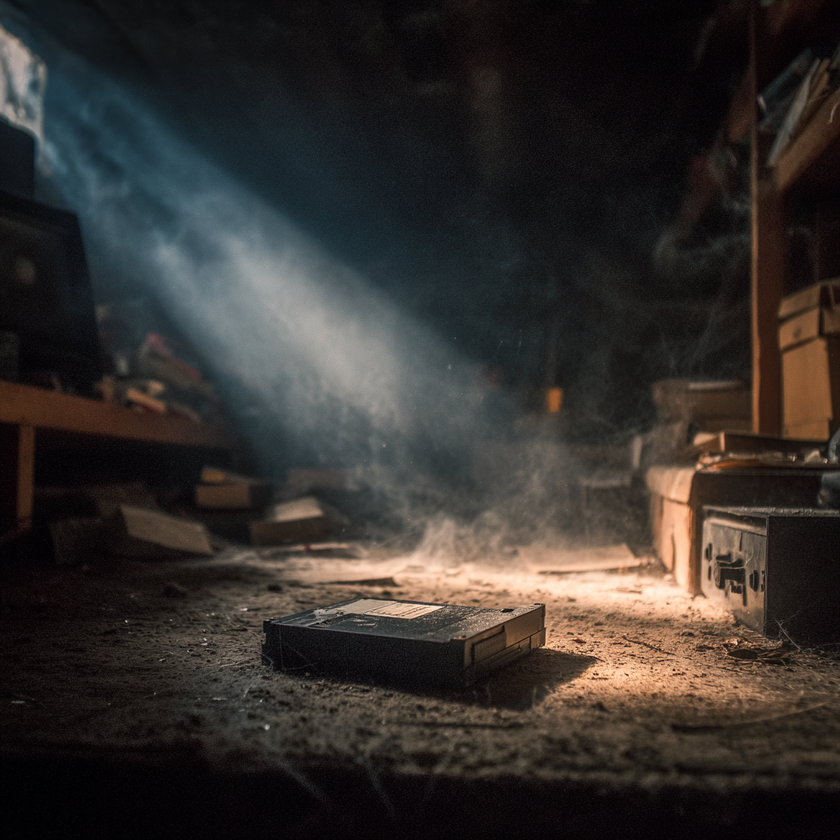
#> input picture img/about/attic-discovery.png, 840 x 840 px, shrunk from 1024 x 1024 before the run
$ python crop_adjust.py
#> lines starting #> are read from the running program, lines starting #| are printed output that depends on the picture
#!/usr/bin/env python3
"""
微调背景图片裁剪位置
"""

from PIL import Image

def crop_with_offset(input_path, output_path, target_ratio=21/9, vertical_offset=0):
    """
    裁剪图片，可调整垂直偏移量

    Args:
        input_path: 输入图片路径
        output_path: 输出图片路径
        target_ratio: 目标宽高比，默认 21:9
        vertical_offset: 垂直偏移（像素）
                        正数 = 往上偏移（硬盘往下移）
                        负数 = 往下偏移（硬盘往上移）
    """
#> called with input_path = 'img/about/attic-discovery.png', output_path = 'img/about/attic-bg-21x9-offset0.png', target_ratio = 2.33, vertical_offset = 0
    img = Image.open(input_path)
#> img is the input picture: PIL image 840x840 RGB; mean R, G, B 52.2, 47.5, 44.5
    original_width, original_height = img.size
#> original_width = 840; original_height = 840

    # 计算目标尺寸
    target_height = int(original_width / target_ratio)
#> target_height = 360
    target_width = original_width
#> target_width = 840

    # 计算裁剪区域（基于底部）
    base_top = original_height - target_height
#> base_top = 480

    # 应用偏移
    top = base_top - vertical_offset
#> top = 480
    bottom = top + target_height
#> bottom = 840

    # 确保不超出边界
    if top < 0:
        top = 0
        bottom = target_height
    if bottom > original_height:
        bottom = original_height
        top = bottom - target_height

    left = 0
    right = target_width
#> right = 840

    print(f"原始尺寸: {original_width}x{original_height}")
#| 原始尺寸: 840x840
    print(f"目标尺寸: {target_width}x{target_height}")
#| 目标尺寸: 840x360
    print(f"垂直偏移: {vertical_offset}px {'(往上偏移，硬盘下移)' if vertical_offset > 0 else '(往下偏移，硬盘上移)' if vertical_offset < 0 else '(无偏移)'}")
    print(f"裁剪区域: top={top}, bottom={bottom}")
#| 裁剪区域: top=480, bottom=840

    # 裁剪
    cropped_img = img.crop((left, top, right, bottom))
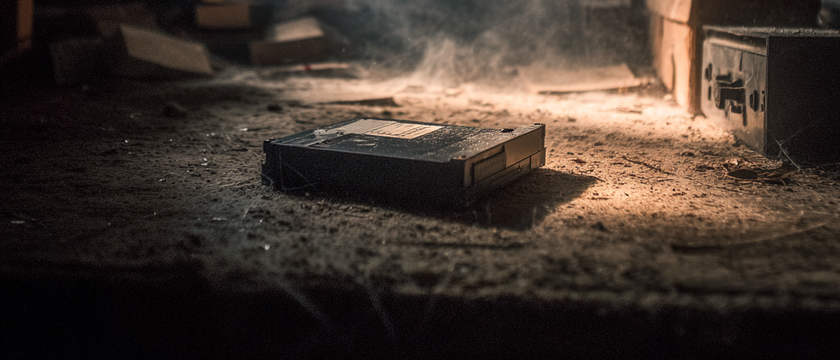
#> cropped_img: PIL image 840x360 RGB; mean R, G, B 64.5, 52.5, 44.9
    cropped_img.save(output_path, quality=95, optimize=True)

    print(f"✓ 已保存到: {output_path}")
    return cropped_img

def main():
    input_file = "img/about/attic-discovery.png"

    print("=" * 60)
    print("微调背景图片 - 21:9 比例")
    print("=" * 60)

    # 生成多个偏移版本
    offsets = [
        (0, "原始（硬盘在上沿）"),
        (50, "往下移 50px"),
        (80, "往下移 80px (推荐)"),
        (100, "往下移 100px"),
        (120, "往下移 120px"),
        (150, "往下移 150px"),
    ]

    for offset, desc in offsets:
        print(f"\n【{desc}】")
        print("-" * 60)
        output = f"img/about/attic-bg-21x9-offset{offset}.png"
        crop_with_offset(input_file, output, target_ratio=21/9, vertical_offset=offset)

    print("\n" + "=" * 60)
    print("✓ 完成！已生成6个版本，硬盘位置逐渐下移:")
    print("")
    for offset, desc in offsets:
        print(f"  - attic-bg-21x9-offset{offset}.png  [{desc}]")
#> this loop made 6 passes
#> (offset, desc) on passes 1 to 6: (0, '原始（硬盘在上沿）'), (50, '往下移 50px'), (80, '往下移 80px (推荐)'), (100, '往下移 100px'), (120, '往下移 120px'), (150, '往下移 150px')
#|   - attic-bg-21x9-offset0.png  [原始（硬盘在上沿）]
#|   - attic-bg-21x9-offset50.png  [往下移 50px]
#|   - attic-bg-21x9-offset80.png  [往下移 80px (推荐)]
#|   - attic-bg-21x9-offset100.png  [往下移 100px]
#|   - attic-bg-21x9-offset120.png  [往下移 120px]
#|   - attic-bg-21x9-offset150.png  [往下移 150px]

    print("\n提示: 预览选择一个合适的版本")
    print("=" * 60)

if __name__ == "__main__":
    main()
